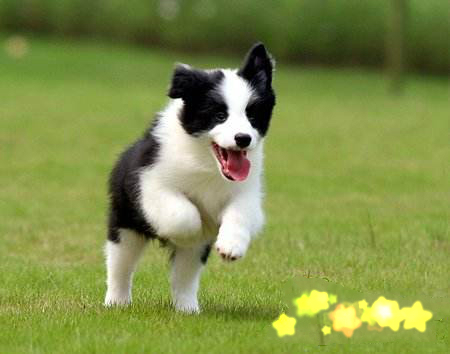
#> input picture Data-enhancement-main/Data-enhancement/DataAugForObjectDetection/data/Images/0001.jpg, 450 x 354 px, found by its file name; its folder holds only this picture in this run
$ python addf1.py
#> lines starting #> are read from the running program, lines starting #| are printed output that depends on the picture
# 导入需要的模块
import os
import cv2
import numpy as np

# 定义一个函数，给图片添加浅雾效果
def add_fog(image):
    # 获取图片的宽度和高度
    width, height = image.shape[1], image.shape[0]
    # 生成一个随机的雾度系数，范围在0.1到0.5之间
    fog_coeff = np.random.uniform(0.1, 0.5)
    # 生成一个和图片大小相同的雾层，颜色为白色
    fog_layer = np.ones((height, width, 3), dtype=np.uint8) * 255
    # 将雾层和图片按照雾度系数混合，得到添加浅雾效果的图片
    fogged_image = cv2.addWeighted(image, 1 - fog_coeff, fog_layer, fog_coeff, 0)
    # 返回添加浅雾效果的图片
    return fogged_image

# 定义一个文件夹路径，存放要处理的图片
folder_path = "C:\\Users\\Administrator\\Desktop\\test\\images"
# 遍历文件夹下的所有文件
for file in os.listdir(folder_path):
    # 获取文件的完整路径
    file_path = os.path.join(folder_path, file)
    # 获取文件的名称和后缀
    file_name, file_ext = os.path.splitext(file)
    # 判断文件是否是.jpg或.jpeg结尾
    if file_ext.lower() in [".jpg", ".jpeg"]:
        # 如果是，读取图片数据
        image = cv2.imread(file_path)
#> image is the input picture: shape (354, 450, 3); mean B, G, R 73.1, 143.3, 129.3
        # 给图片添加浅雾效果
        fogged_image = add_fog(image)
#> in add_fog, `fogged_image = cv2.addWeighted(image, 1 - fog_coeff, fog_layer, fog_co..`:
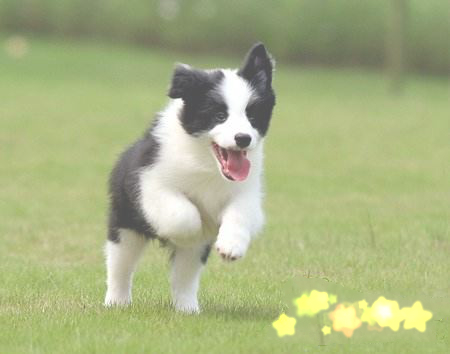
#> fogged_image: shape (354, 450, 3); mean B, G, R 131.2, 179, 169.5
        # 保存添加浅雾效果的图片到原来的路径，名称后面加上_fogged
        cv2.imwrite(file_path.replace(file_name, file_name + "_fogged"), fogged_image)
        # 打印出处理成功的信息
        print(f"Added fog effect to {file}")
    else:
        # 如果不是，打印出该文件的文字和后缀
        print(f"This file is not an image: {file_name}{file_ext}")
